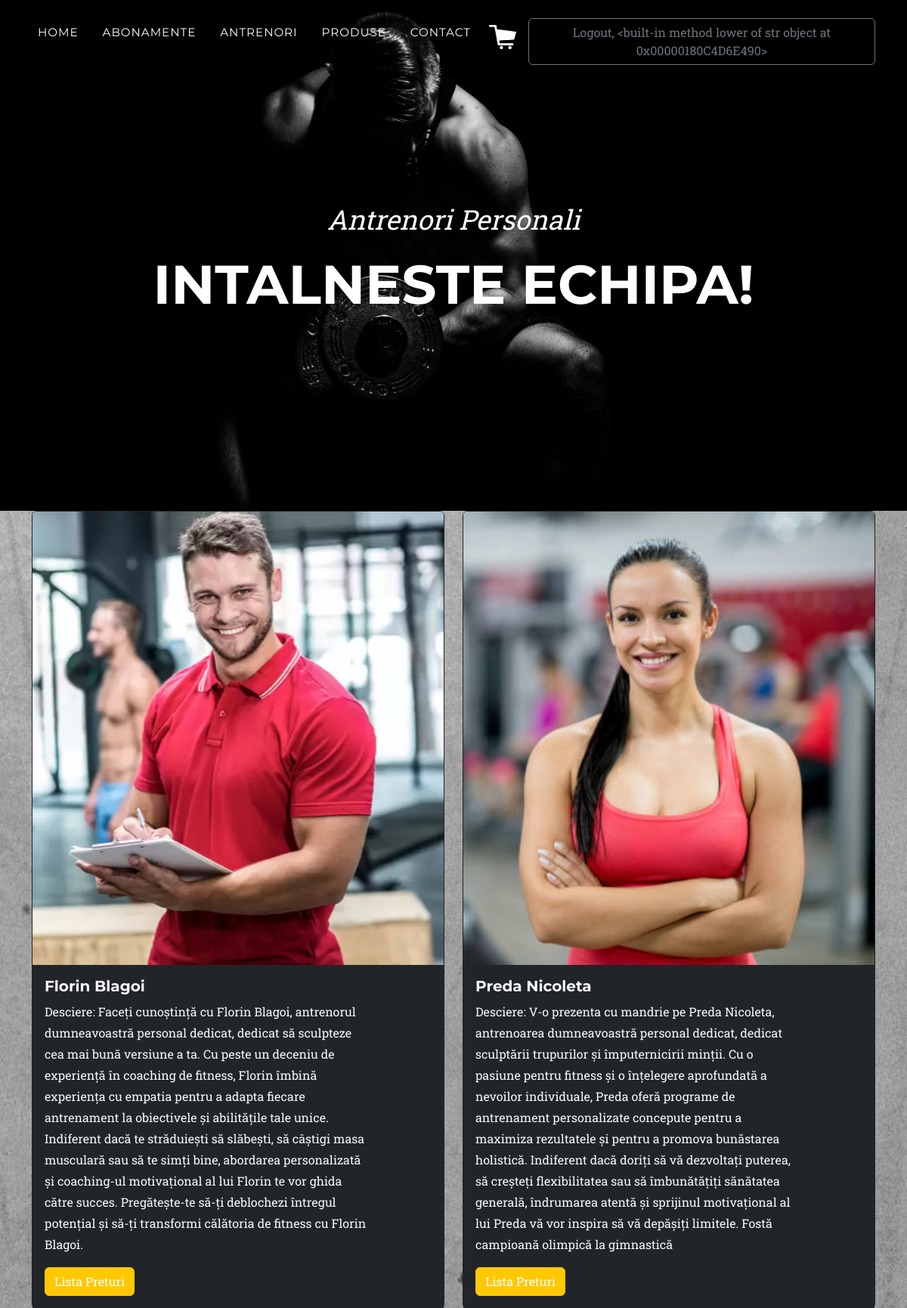
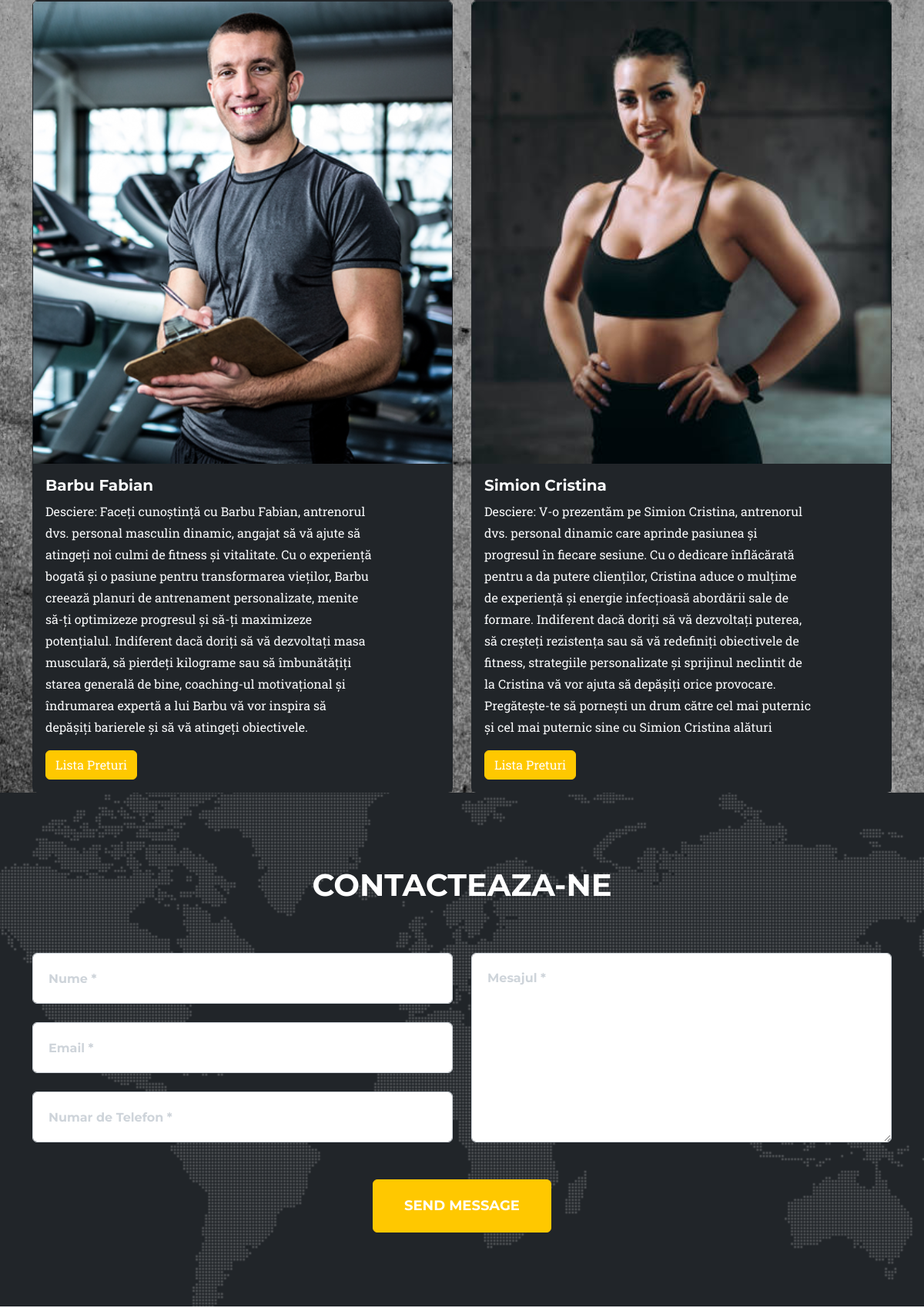
The page /list_trainers/ (signed in, upper part) on the database its author committed (2 pictures, top to bottom).
### products/models.py (models this page shows, shortened)
class SiteUser(AbstractUser):
    def __str__(self):
        return self.last_name + " " + self.first_name

class Trainer(models.Model):
    name = models.CharField(max_length=255)
    description = models.TextField()
    photo = models.ImageField(upload_to='static/', null=True, blank=True)
    price_1_session = models.CharField(max_length=255)
    price_5_session = models.CharField(max_length=255)
    price_10_session = models.CharField(max_length=255)

### products/views.py (the view)
# urls.py: path('list_trainers/', views.TrainerListView.as_view(), name='list-trainers'),
class TrainerListView(LoginRequiredMixin, ListView):
    template_name = 'trainer/list_trainers.html'
    model = Trainer
    context_object_name = 'trainers'
    def get_queryset(self):
        return Trainer.objects.all()

### templates/trainer/list_trainers.html (shortened to what this page needs)
{% extends 'base2.html' %}
{% load static %}
{% block content %}
    <header class="masthead">
        <div class="container">
            <div class="masthead-subheading">Antrenori Personali</div>
            <div class="masthead-heading text-uppercase">Intalneste Echipa!</div>
        </div>
    </header>
    <div id="trainers">
        <div class="container">
            <div class="row mt-6">
                {% for trainer in trainers %}
                    <div class="col-md-6">
                        <div class="card border border-dark">
                            {% if trainer.photo %}
                                <img src="{{ trainer.photo.url }}" class="card-img-top" alt="imagine_profil"
                                     height="600" style="object-fit: cover">
                            {% else %}
                                <img src="{% static 'no_image.png' %}" class="card-img-top" alt="imagine profil"
                                     height="600" width=" 600">
                            {% endif %}
                            <div class="card-body bg-dark text-light ">
                                <div class="col-md-10">
                                    <h5 class="card-title">{{ trainer.name }}</h5>
                                    <p class="card-text">Desciere: {{ trainer.description }}</p>
                                    <button type="button" class="btn btn-primary" data-bs-toggle="modal"
                                            data-bs-target="#exampleModal_{{ forloop.counter0 }}">
                                        Lista Preturi
                                    </button>
                                </div>
                            </div>
                        </div>
                    </div>
                {% endfor %}
            </div>
        </div>
    </div>
    <section class="page-section" id="contact">
        <div class="container">
            <div class="text-center">
                <h2 class="section-heading text-uppercase">Contacteaza-ne</h2>
            </div>
            <form id="contactForm" method="post" action="{% url 'contact' %}">
                <div class="row align-items-stretch mb-5">
                    <div class="col-md-6">
                        <div class="form-group">
                            <input class="form-control" id="name" name="name" type="text" placeholder="Nume *"
                            />
                        </div>
                        <div class="form-group">
                            <input class="form-control" id="email" name="email" type="email" placeholder="Email *"
                            />
                        </div>
                        <div class="form-group mb-md-0">
                            <input class="form-control" id="phone" type="tel" name="phone_number"
                                   placeholder="Numar de Telefon *"
                            />
                        </div>
                    </div>
                    <div class="col-md-6">
                        <div class="form-group form-group-textarea mb-md-0">
                            <textarea class="form-control" id="message" placeholder="Mesajul *" name="message"
                            ></textarea>
                        </div>
                    </div>
                </div>
                <div class="text-center">
                    <button class="btn btn-primary btn-xl text-uppercase" id="" type="submit">Send
                        Message
                    </button>
                </div>
            </form>
        </div>
    </section>
{% endblock %}

### templates/base2.html (shortened to what this page needs)
<!DOCTYPE html>
{% load static %}
<html lang="en">
<head>
    <link href="{% static 'css/styles.css' %}" rel="stylesheet"/>
</head>
<body id="page-top">
<nav class="navbar navbar-expand-lg navbar-dark fixed-top" id="mainNav">
    <div class="container">
        <div class="collapse navbar-collapse" id="navbarResponsive">
            <ul class="navbar-nav text-uppercase ms-auto py-4 py-lg-0">
                <li class="nav-item">
                    <a class="nav-link" href="{% url 'homepage' %}">Home</a>
                </li>
                <li class="nav-item">
                    <a class="nav-link" href="{% url 'subscriptions' %}">Abonamente</a>
                </li>
                <li class="nav-item">
                    <a class="nav-link" href="{% url 'list-trainers' %}">Antrenori</a>
                </li>
                <li class="nav-item">
                    <a class="nav-link" href="{% url 'list-products' %}">Produse</a>
                </li>
            <li class="nav-item"><a class="nav-link" href="#contact">Contact</a></li>
             <a class="navbar-brand" href="{% url 'cart' %}"><img src="{% static 'assets/img/card-logo-white.jpg' %}" alt="..."/></a>
                 {% if user.is_authenticated %}
                <form method="post" action="{% url 'logout' %}">
                    <button type="submit" class="btn btn-outline-secondary">Logout, {{ user.username }}</button>
                </form>
            {% else %}
                <div>
                    <a href="{% url 'login' %}" class="btn btn-outline-success">Login</a>
                    <a href="{% url 'create-user' %}" class="btn btn-outline-secondary">Sign up</a>
                </div>
            {% endif %}
            </ul>
        </div>
    </div>
</nav>
{% block content %} {% endblock %}
</body>
</html>

### rows shown on the page
SiteUser: username "<built-in method lower of str object at 0x00000180C4D6E490>"
Trainer: photo (picture), name "Florin Blagoi", description "Faceți cunoștință cu Florin Blagoi, antrenorul dumneavoastră personal dedicat, dedicat să sculpteze cea mai bună versiune a ta. Cu peste un deceniu de experiență în coaching de fitness, Florin îmbină experiența cu empatia pentru a adapta fiecare antrenament la obiectivele și abilitățile tale unice. Indiferent dacă te străduiești să slăbești, să câștigi masa musculară sau să te simți bine, abordarea personalizată și coaching-ul motivațional al lui Florin te vor ghida către succes. Pregătește-te să-ți deblochezi întregul potențial și să-ți transformi călătoria de fitness cu Florin Blagoi."
Trainer: photo (picture), name "Preda Nicoleta", description "V-o prezenta cu mandrie pe Preda Nicoleta, antrenoarea dumneavoastră personal dedicat, dedicat sculptării trupurilor și împuternicirii minții. Cu o pasiune pentru fitness și o înțelegere aprofundată a nevoilor individuale, Preda oferă programe de antrenament personalizate concepute pentru a maximiza rezultatele și pentru a promova bunăstarea holistică. Indiferent dacă doriți să vă dezvoltați puterea, să creșteți flexibilitatea sau să îmbunătățiți sănătatea generală, îndrumarea atentă și sprijinul motivațional al lui Preda vă vor inspira să vă depășiți limitele. Fostă campioană olimpică la gimnastică"
Trainer: photo (picture), name "Barbu Fabian", description "Faceți cunoștință cu Barbu Fabian, antrenorul dvs. personal masculin dinamic, angajat să vă ajute să atingeți noi culmi de fitness și vitalitate. Cu o experiență bogată și o pasiune pentru transformarea vieților, Barbu creează planuri de antrenament personalizate, menite să-ți optimizeze progresul și să-ți maximizeze potențialul. Indiferent dacă doriți să vă dezvoltați masa musculară, să pierdeți kilograme sau să îmbunătățiți starea generală de bine, coaching-ul motivațional și îndrumarea expertă a lui Barbu vă vor inspira să depășiți barierele și să vă atingeți obiectivele."
Trainer: photo (picture), name "Simion Cristina", description "V-o prezentăm pe Simion Cristina, antrenorul dvs. personal dinamic care aprinde pasiunea și progresul în fiecare sesiune. Cu o dedicare înflăcărată pentru a da putere clienților, Cristina aduce o mulțime de experiență și energie infecțioasă abordării sale de formare. Indiferent dacă doriți să vă dezvoltați puterea, să creșteți rezistența sau să vă redefiniți obiectivele de fitness, strategiile personalizate și sprijinul neclintit de la Cristina vă vor ajuta să depășiți orice provocare. Pregătește-te să pornești un drum către cel mai puternic și cel mai puternic sine cu Simion Cristina alături"
